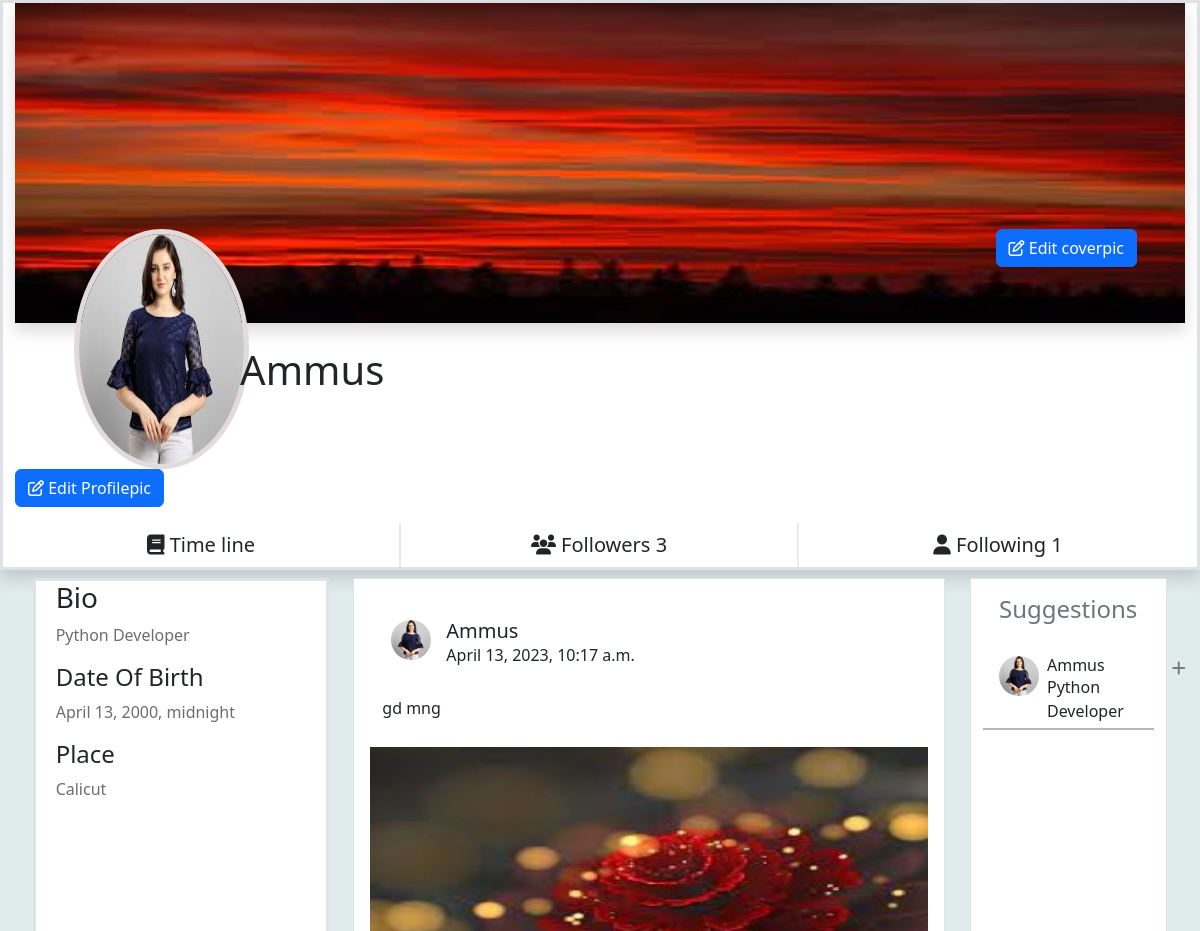
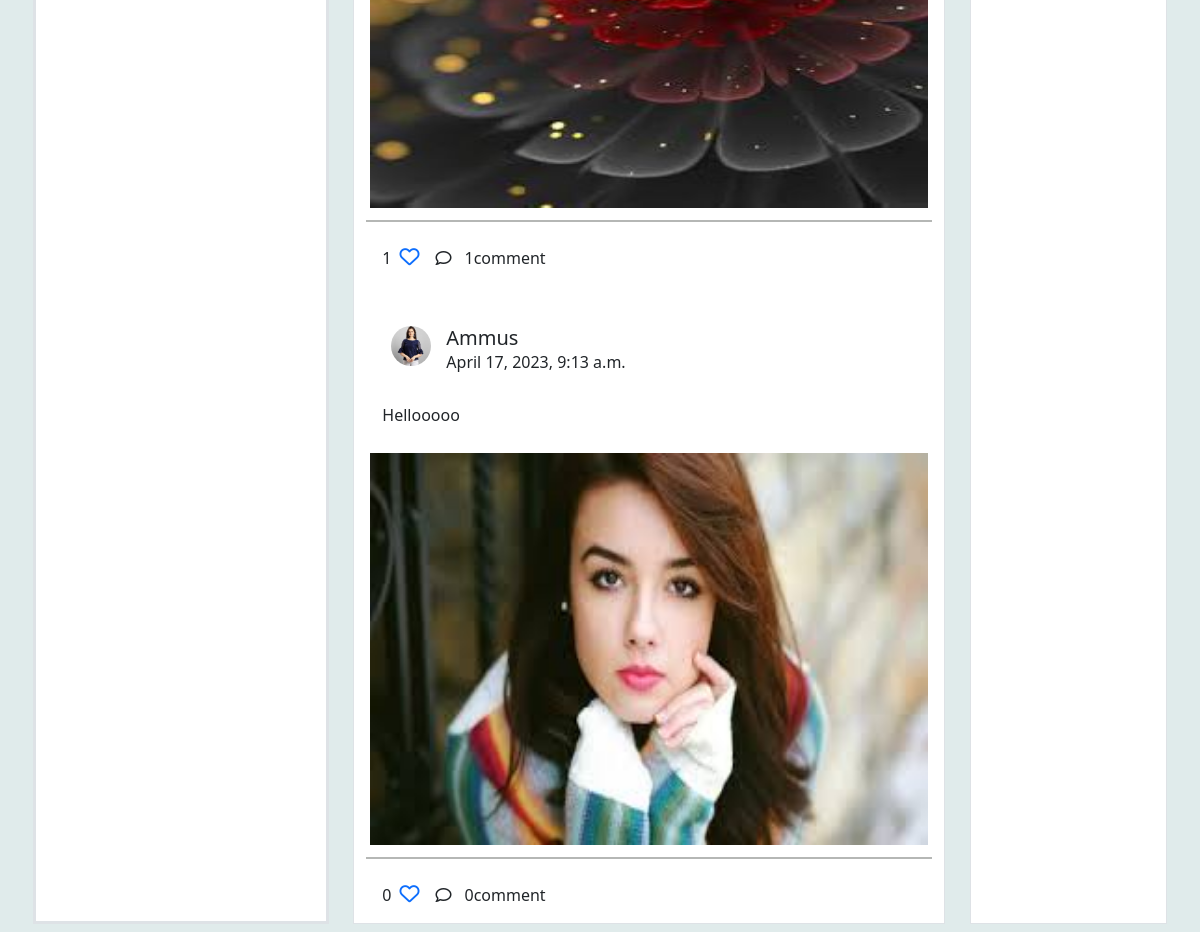
/profile/1 (signed in), run on an earlier commit of the app's database (2 pictures, top to bottom).
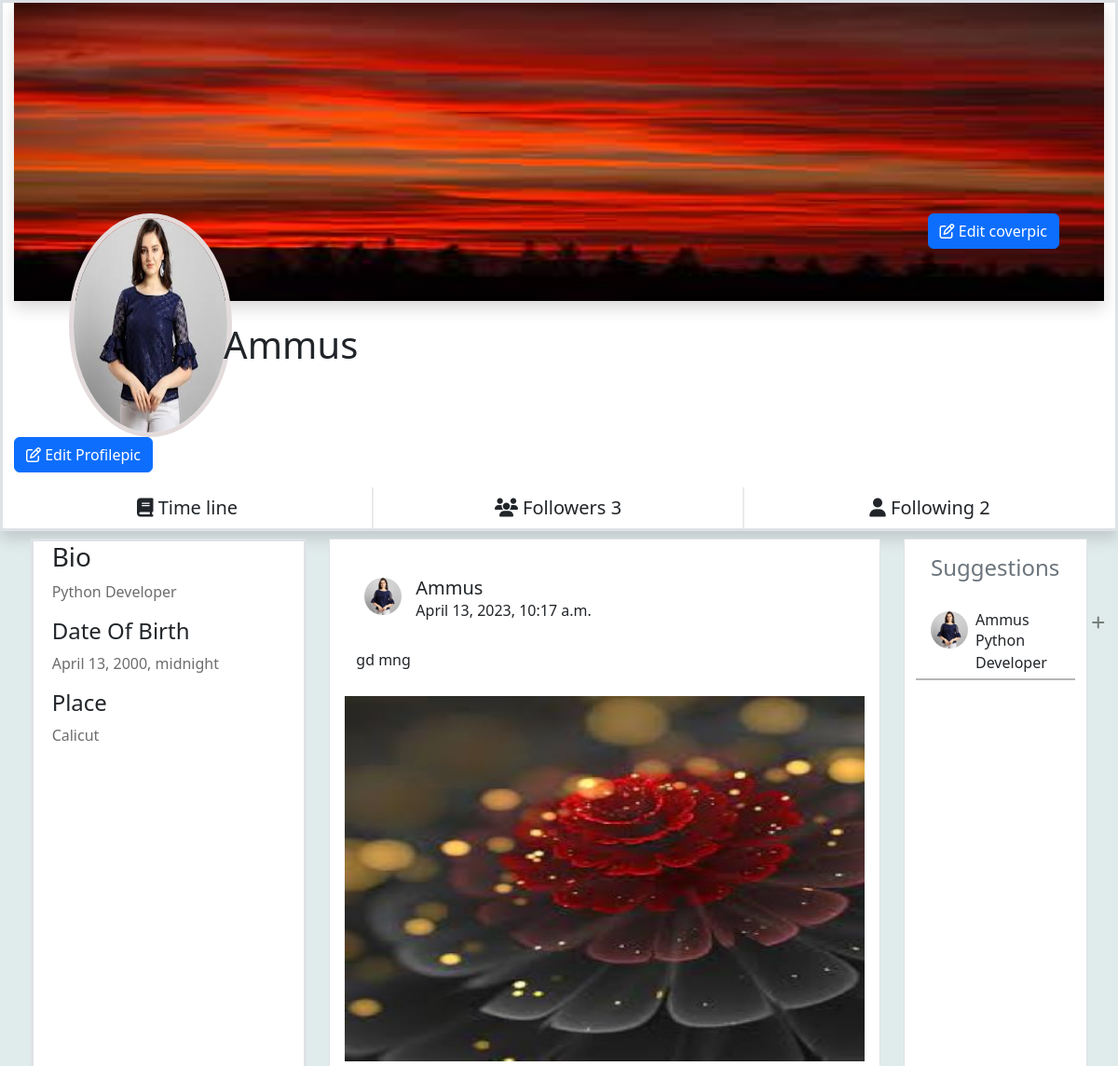
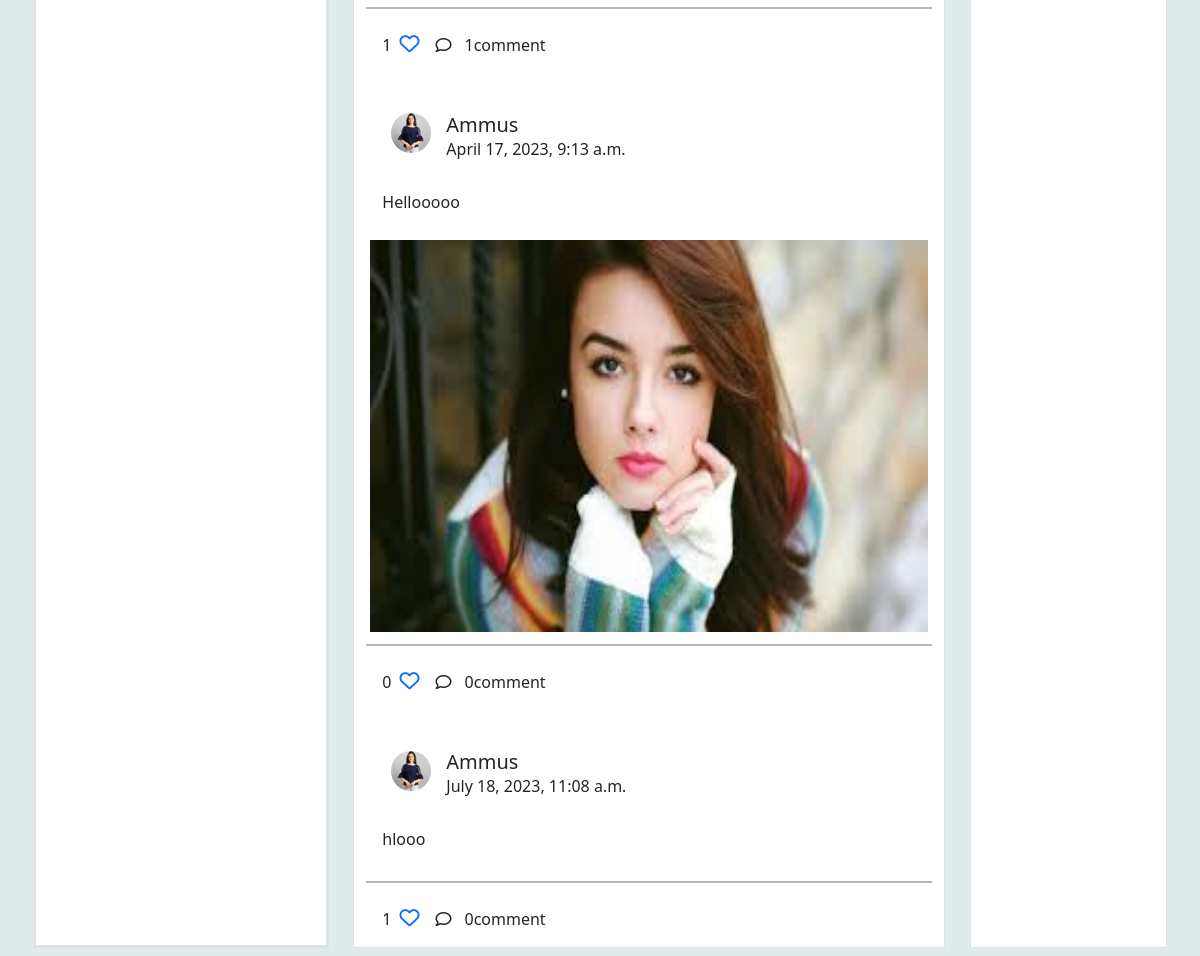
And on a later commit of the database (2 pictures, top to bottom).
### myapp/models.py (models this page shows, shortened)
class UserProfile(models.Model):
    user=models.OneToOneField(User,on_delete=models.CASCADE,related_name="profile")
    profile_pic=models.ImageField(upload_to="profilepics",blank=True,default='/profilepics/default.png')
    bio=models.CharField(max_length=200,null=True)
    address=models.CharField(max_length=200,null=True)
    dob=models.DateTimeField(null=True)
    following=models.ManyToManyField("self",related_name="followed_by",symmetrical=False)
    created_date=models.DateTimeField(auto_now_add=True)
    cover_pic=models.ImageField(upload_to="coverpic",blank=True,default="/profilepics/cover.jpg")
    def __str__(self):
        return self.user.username

class Posts(models.Model):
    title=models.CharField(max_length=200)
    image=models.ImageField(upload_to="postimages",null=True,blank=True)
    user=models.ForeignKey(User,on_delete=models.CASCADE,related_name="userposts")
    created_date=models.DateTimeField(auto_now_add=True)
    liked_by=models.ManyToManyField(User,related_name="post_like")

### myapp/views.py (the view)
# urls.py: path('profile/<int:pk>',views.ProfileDetailView.as_view(),name="profiledetail"),
@method_decorator(signin_required,name="dispatch")
class ProfileDetailView(DetailView):
    model=UserProfile
    template_name="profile.html"
    context_object_name="profile"

### myapp/views.py (called while the page is built)
def signin_required(fn):
    def wrapper(request,*args,**kwargs):
        if not request.user.is_authenticated:
            messages.error(request,"please login")
            return redirect("signin")
        return fn(request,*args,**kwargs)
    return wrapper

### myapp/templates/profile.html (shortened to what the changed rows need)
<!DOCTYPE html>
{%load static%}
<html lang="en">
<head>
    <link rel="stylesheet" href="https://cdnjs.cloudflare.com/ajax/libs/font-awesome/6.3.0/css/all.min.css"
 />
    <link href="https://cdn.jsdelivr.net/npm/bootstrap@5.3.0-alpha1/dist/css/bootstrap.min.css" rel="stylesheet"
>
    <link rel="stylesheet" href="{%static 'css/profile.css'%}">
</head>
<body style="background-color: rgb(224, 235, 235);">
    <div class="container-fluid border border-3 shadow bg-white">
        <div class="cover_section">
            <img class="coverpic shadow" src="{{profile.cover_pic.url}}" alt="">
        </div>
        <div class="profile_section d-flex justify-content-between">
            <img class="propic" src="{{profile.profile_pic.url}}" alt="">
             <h1 class="onwername ">{{profile}}</h1>
             <div class=" me-5"> <button href="" class="btn btn-primary" data-bs-toggle="modal" data-bs-target="#exampleModal"><i class="fa-regular fa-pen-to-square"></i> Edit
                    coverpic</button></div>
        </div>
        <div class="row d-flex justify-content-evenly">
            <div class="col-4 text-center mt-3 swich ">
                <button class="btn fs-5" data-bs-toggle="modal" data-bs-target="#exampleModalfws"><span></span> Followers {{profile.followed_by.all | length}}</a></div>
            <div class="col-4 text-center mt-3  "><button class="btn fs-5" data-bs-toggle="modal" data-bs-target="#exampleModalfwg">
                <span><i class="fa-solid fa-user"></i>
                </span> Following {{profile.following.all | length}}</button></div>
        </div>
    </div>
    <div class="container-fluid ">
        <div class="row p-2 d-flex justify-content-evenly">
            <div class="col-3 bg-white  border border-3 ">
                <div class="ms-2">
                    <h3 class="">Bio</h3>
                    <p class=" o">{{profile.bio}}</p>
                    <h4>Date Of Birth</h4>
                    <p class="o">{{profile.dob}}</p>
                    <h4>Place</h4>
                    <p class="o">{{profile.address}}</p>
                </div>
            </div>
            <div class="col-6 bg-white  border">
                {%for p in profile.user.userposts.all%}
              <div class="row">
                <div class="col-12">
                    <div class="allpost mt-4 bg-white">
                        <div class="d-flex p-3">
                            <div class="ms-2">
                                <img class="ownerpic" src="{{p.user.profile.profile_pic.url}}" alt="">
                            </div>
                            <div class="ms-3">
                                <h5 class="m-0">{{p.user}}</h5>
                                <p class="m-0">{{p.created_date}}</p>
                            </div>
                        </div>
                        <div class="posttitle p-3">
                            <h6>{{p.title}}</h6>
                        </div>
                        <div>
                            {%if p.image%}
                            <img class="postimg" src="{{p.image.url}}" alt="">
                            {%endif%}
                        </div>
                        <div class="lines mt-2 mb-2"></div>
                        <div class="d-flex">
                            <div class="ms-3  d-flex  align-items-center">
                                <p class="mt-3">{{p.liked_by.all | length}}</p>
                                <a href=""><i
                                        class="love fa-sharp fa-regular fa-heart ms-2"></i></a>
                            </div>
                            <div class="ms-3  d-flex  align-items-center">
                                <i class="fa-regular fa-comment"></i>
                                <div class="dropdown">
                                    <a class="btn  " href="#" role="button" data-bs-toggle="dropdown"
                                        aria-expanded="false">
                                        {{p.post_comment.all.count}}comment
                                    </a>
                                </div>
                            </div>
                        </div>
                    </div>
                </div>
              </div>
                {%endfor%}
            </div>
            <div class="col-2 bg-white  border">
                <div class="profilesection bg-white">
                    <div class="p-item ">
                        <div class="peoples d-flex mt-3 ms-3">
                            <div>
                                <img class="peopleimg" src="{{profile.profile_pic.url}}" alt="">
                            </div>
                            <div class="ms-2">
                                <h6 class="m-0">{{profile}}</h6>
                                <p class="m-0">{{profile.bio}}</p>
                            </div>
                        </div>
                    </div>
                </div>
            </div>
        </div>
    </div>
</body>
</html>

What changed in the data, as far as the page shows it:
computed for UserProfile "Python Developer": following.all|length "1" → "2"
added Posts: user.profile.profile_pic (picture), user "Ammus", created_date "July 18, 2023, 11:08 a.m.", title "hlooo", liked_by.all|length "1", post_comment.all.count "0"
